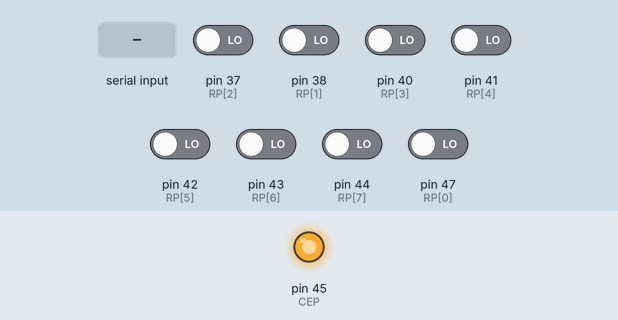
This sketch was run on a simulated Arduino Mega 2560, built with avr-gcc and run on an emulated ATmega2560. On the bench: output pins drawn as LEDs (lit = HIGH). The test bench sets the inputs (shaded band); at power-on: pin 37 (RP[2]), pin 38 (RP[1]), pin 40 (RP[3]), pin 41 (RP[4]), pin 42 (RP[5]), pin 43 (RP[6]), pin 44 (RP[7]), pin 47 (RP[0]) LOW. Pins used as bus, display or sensor lines are not drawn; what the sketch prints to the serial monitor is not drawn.

Above: at 1.2 s.
1.3 s: "R" received over Serial
At 2.2 s:
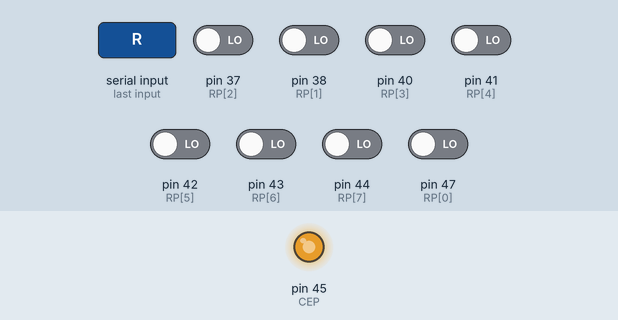
4.3 s: pin 37 (RP[2]) driven HIGH
7.3 s: pin 41 (RP[4]) driven HIGH
10.3 s: "B" received over Serial
13.3 s: pin 38 (RP[1]) driven HIGH
16.3 s: pin 40 (RP[3]) driven HIGH
Timing chart, 0 to 19.3 s (numbered marks = the images above; inputs shaded):
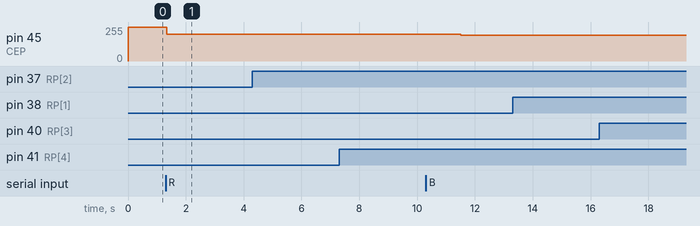

Measured:
- after the input at 1.3 s, pin 45 (CEP): 255/255 → 201/255 at once

The sketch:

eprom27.ino
```cpp
#include <Arduino.h>

// 0: leitor direto de 5 V. 1: circuito LM339 + MOSFETs do manual.
// NUNCA use 1 na montagem direta: /CE e /OE mudam de polaridade no Mega.
#define PROGRAMMER_HARDWARE 0

const uint8_t AP[15] = {22,23,24,25,26,27,28,29,30,31,32,33,34,35,36};
// Mapeamento final padronizado; refaca as ligacoes conforme o manual.
const uint8_t RP[8] = {47,38,37,40,41,42,43,44};
const uint8_t WP[8] = {2,3,4,5,6,7,8,9};
const uint8_t CEP = 45, OEP = 46;
const uint32_t SIZE = 32768UL;
bool armed = false;

void ce(bool high) {
  digitalWrite(CEP, PROGRAMMER_HARDWARE ? !high : high);
}
void oe(bool high) {
  digitalWrite(OEP, PROGRAMMER_HARDWARE ? !high : high);
}
void releaseData() {
  if (PROGRAMMER_HARDWARE)
    for (uint8_t i=0; i<8; i++) digitalWrite(WP[i], LOW);
}
void idleBus() {
  ce(true); oe(true); releaseData();
}
void floatAddress() {
  for (uint8_t i=0; i<15; i++) {
    pinMode(AP[i], INPUT);
    digitalWrite(AP[i], LOW); // sem pull-up interno
  }
}
void address(uint16_t a) {
  for (uint8_t i=0; i<15; i++) {
    digitalWrite(AP[i], (a >> i) & 1);
    pinMode(AP[i], OUTPUT);
  }
}
uint8_t readByte(uint16_t a) {
  idleBus(); address(a);
  delayMicroseconds(20);
  ce(armed); // verify elevado: /CE=HIGH; leitura normal: LOW
  oe(false);
  delayMicroseconds(20); // inclui resposta dos comparadores
  uint8_t v=0;
  for (uint8_t i=0; i<8; i++)
    if (digitalRead(RP[i])) v |= uint8_t(1U << i);
  idleBus();
  return v;
}
uint32_t crcByte(uint32_t c, uint8_t b) {
  c ^= b;
  for (uint8_t i=0; i<8; i++)
    c = (c >> 1) ^ ((c & 1) ? 0xEDB88320UL : 0);
  return c;
}
void info() {
  Serial.println(PROGRAMMER_HARDWARE ?
    F("EPROM27 V1 PROGRAMMER") : F("EPROM27 V1 READER"));
}
void statistics() {
  uint32_t c=0xFFFFFFFFUL, ff=0, zz=0;
  for (uint32_t a=0; a<SIZE; a++) {
    uint8_t v=readByte(uint16_t(a));
    c=crcByte(c,v); ff+=(v==255); zz+=(v==0);
  }
  Serial.print(F("CRC32=")); Serial.print(c ^ 0xFFFFFFFFUL,HEX);
  Serial.print(F(" FF=")); Serial.print(ff);
  Serial.print(F(" ZERO=")); Serial.print(zz);
  Serial.println(ff==SIZE ? F(" BLANK") : F(" NOT_BLANK"));
}
void diagnose() {
  for (uint8_t i=0; i<3; i++) statistics();
  uint32_t errors=0; uint8_t mask=0;
  for (uint32_t a=0; a<SIZE; a++) {
    uint8_t x=readByte(uint16_t(a));
    readByte(uint16_t(a ^ 0x7FFFUL));
    uint8_t y=readByte(uint16_t(a));
    if (x!=y) {
      errors++; mask |= (x^y);
      if (errors<=12) {
        Serial.print(F("ADDR=")); Serial.print(a,HEX);
        Serial.print(F(" BEFORE=")); Serial.print(x,HEX);
        Serial.print(F(" AFTER=")); Serial.println(y,HEX);
      }
    }
  }
  Serial.print(F("DIFF=")); Serial.print(errors);
  Serial.print(F(" MASK=")); Serial.println(mask,HEX);
  Serial.println(F("END"));
}
void dump() {
  Serial.println(F("DATA 32768"));
  uint8_t block[128];
  for (uint32_t a=0; a<SIZE; a+=sizeof(block)) {
    for (uint8_t i=0; i<sizeof(block); i++)
      block[i]=readByte(uint16_t(a+i));
    Serial.write(block,sizeof(block));
  }
  Serial.println(); Serial.println(F("END"));
}
bool receive(uint8_t *p, uint16_t n) {
  uint32_t last=millis(); uint16_t k=0;
  while (k<n) {
    if (Serial.available()) { p[k++]=uint8_t(Serial.read()); last=millis(); }
    else if (uint32_t(millis()-last)>5000UL) return false;
  }
  return true;
}
void driveData(uint8_t v) {
  for (uint8_t i=0; i<8; i++)
    digitalWrite(WP[i], (v & (1U << i)) ? LOW : HIGH);
}
void interfaceTest() {
  if (!PROGRAMMER_HARDWARE || armed) {
    Serial.println(F("ERR HARDWARE_OR_ARMED")); return;
  }
  idleBus();
  const uint8_t pattern[4]={0x00,0xFF,0xAA,0x55};
  for (uint8_t k=0; k<4; k++) {
    driveData(pattern[k]); delayMicroseconds(50);
    uint8_t got=0;
    for (uint8_t i=0; i<8; i++)
      if (digitalRead(RP[i])) got |= uint8_t(1U << i);
    Serial.print(F("EXPECT=")); Serial.print(pattern[k],HEX);
    Serial.print(F(" GOT=")); Serial.println(got,HEX);
  }
  idleBus(); Serial.println(F("END"));
}
void programPulse(uint16_t a, uint8_t v, uint8_t ms) {
  idleBus(); address(a); driveData(v);
  delayMicroseconds(20);
  noInterrupts();
  ce(false);
  for (uint8_t i=0; i<ms; i++) delayMicroseconds(1000);
  ce(true);
  interrupts();
  delayMicroseconds(20); // hold dos dados apos /CE subir
  releaseData(); delayMicroseconds(20);
}
bool programByte(uint16_t a, uint8_t v) {
  uint8_t old=readByte(a);
  if ((old & v)!=v) return false; // exigiria mudar 0 para 1
  if (v==0xFF) return old==0xFF;
  for (uint8_t n=1; n<=25; n++) {
    programPulse(a,v,1);
    if (readByte(a)==v) {
      programPulse(a,v,uint8_t(3*n));
      return readByte(a)==v;
    }
  }
  return false;
}
void disarm() {
  idleBus(); armed=false; floatAddress();
}
void arm() {
  if (!PROGRAMMER_HARDWARE) { Serial.println(F("ERR HARDWARE")); return; }
  // Operador JA ajustou e mediu VCC=6 V e VPP=12.5 V.
  // Nao ha sensor nem controle automatico de tensao neste projeto.
  armed=true;
  for (uint32_t a=0; a<SIZE; a++) {
    if (readByte(uint16_t(a))!=0xFF) {
      disarm(); Serial.println(F("ERR NOT_BLANK")); return;
    }
  }
  Serial.println(F("ARMED"));
}
void writeBlock() {
  // W + endereco LE16 + tamanho U8 (1..128) + dados + CRC32 LE32.
  uint8_t h[3], data[128], tail[4];
  if (!receive(h,3)) { disarm(); Serial.println(F("ERR TIMEOUT")); return; }
  uint16_t a=uint16_t(h[0]) | (uint16_t(h[1])<<8);
  uint8_t n=h[2];
  if (!n || n>128 || uint32_t(a)+n>SIZE) {
    disarm(); Serial.println(F("ERR RANGE")); return;
  }
  if (!receive(data,n) || !receive(tail,4)) {
    disarm(); Serial.println(F("ERR TIMEOUT")); return;
  }
  uint32_t c=0xFFFFFFFFUL;
  for (uint8_t i=0; i<3; i++) c=crcByte(c,h[i]);
  for (uint8_t i=0; i<n; i++) c=crcByte(c,data[i]);
  c ^= 0xFFFFFFFFUL;
  uint32_t given=0;
  for (uint8_t i=0; i<4; i++) given |= uint32_t(tail[i]) << (8*i);
  if (c!=given) { disarm(); Serial.println(F("ERR CRC")); return; }
  if (!armed || !PROGRAMMER_HARDWARE) {
    Serial.println(F("ERR NOT_ARMED")); return;
  }
  for (uint8_t i=0; i<n; i++) {
    if (!programByte(uint16_t(a+i),data[i])) {
      disarm(); Serial.print(F("ERR VERIFY "));
      Serial.println(uint16_t(a+i),HEX); return;
    }
  }
  Serial.println(F("OK"));
}
void setup() {
  digitalWrite(CEP, PROGRAMMER_HARDWARE ? LOW : HIGH);
  digitalWrite(OEP, PROGRAMMER_HARDWARE ? LOW : HIGH);
  pinMode(CEP,OUTPUT); pinMode(OEP,OUTPUT);
  for (uint8_t i=0; i<8; i++) {
    pinMode(RP[i],INPUT);
    if (PROGRAMMER_HARDWARE) {
      digitalWrite(WP[i],LOW); pinMode(WP[i],OUTPUT);
    }
  }
  floatAddress(); idleBus();
  Serial.begin(115200); Serial.println(F("READY"));
}
void loop() {
  if (!Serial.available()) return;
  char cmd=char(Serial.read());
  if (cmd=='I') info();
  else if (cmd=='S') interfaceTest();
  else if (cmd=='D') { disarm(); Serial.println(F("DISARMED")); }
  else if (cmd=='A') arm();
  else if (cmd=='W') writeBlock();
  else if (cmd=='B' || cmd=='T' || cmd=='R') {
    if (armed) { Serial.println(F("ERR ARMED")); return; }
    if (cmd=='B') { statistics(); Serial.println(F("END")); }
    if (cmd=='T') diagnose();
    if (cmd=='R') dump();
    idleBus(); floatAddress();
  }
}
```
